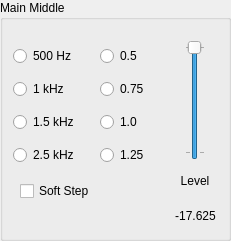
   <widget class="QGroupBox" name="groupBox_6">
    <property name="geometry">
     <rect>
      <x>680</x>
      <y>480</y>
      <width>231</width>
      <height>241</height>
     </rect>
    </property>
    <property name="title">
     <string>Main Middle</string>
    </property>
    <widget class="QWidget" name="gridLayoutWidget_7">
     <property name="geometry">
      <rect>
       <x>170</x>
       <y>40</y>
       <width>51</width>
       <height>191</height>
      </rect>
     </property>
     <layout class="QGridLayout" name="gridLayout_7">
      <item row="2" column="0" alignment="Qt::AlignHCenter|Qt::AlignVCenter">
       <widget class="QLabel" name="label_29">
        <property name="minimumSize">
         <size>
          <width>45</width>
          <height>18</height>
         </size>
        </property>
        <property name="maximumSize">
         <size>
          <width>45</width>
          <height>18</height>
         </size>
        </property>
        <property name="text">
         <string>-17.625</string>
        </property>
        <property name="alignment">
         <set>Qt::AlignCenter</set>
        </property>
       </widget>
      </item>
      <item row="0" column="0">
       <layout class="QVBoxLayout" name="verticalLayout_13">
        <item alignment="Qt::AlignHCenter">
         <widget class="QSlider" name="verticalSlider_13">
          <property name="minimumSize">
           <size>
            <width>20</width>
            <height>120</height>
           </size>
          </property>
          <property name="maximumSize">
           <size>
            <width>20</width>
            <height>120</height>
           </size>
          </property>
          <property name="minimum">
           <number>-47</number>
          </property>
          <property name="maximum">
           <number>0</number>
          </property>
          <property name="pageStep">
           <number>1</number>
          </property>
          <property name="orientation">
           <enum>Qt::Vertical</enum>
          </property>
          <property name="tickPosition">
           <enum>QSlider::TicksBothSides</enum>
          </property>
          <property name="tickInterval">
           <number>47</number>
          </property>
         </widget>
        </item>
       </layout>
      </item>
      <item row="1" column="0" alignment="Qt::AlignHCenter|Qt::AlignVCenter">
       <widget class="QLabel" name="label_27">
        <property name="minimumSize">
         <size>
          <width>32</width>
          <height>18</height>
         </size>
        </property>
        <property name="maximumSize">
         <size>
          <width>32</width>
          <height>18</height>
         </size>
        </property>
        <property name="text">
         <string>Level</string>
        </property>
        <property name="alignment">
         <set>Qt::AlignCenter</set>
        </property>
       </widget>
      </item>
     </layout>
    </widget>
    <widget class="QWidget" name="layoutWidget_2">
     <property name="geometry">
      <rect>
       <x>13</x>
       <y>40</y>
       <width>81</width>
       <height>131</height>
      </rect>
     </property>
     <layout class="QVBoxLayout" name="verticalLayout_8">
      <item>
       <widget class="QRadioButton" name="radioButton_23">
        <property name="minimumSize">
         <size>
          <width>71</width>
          <height>22</height>
         </size>
        </property>
        <property name="maximumSize">
         <size>
          <width>71</width>
          <height>22</height>
         </size>
        </property>
        <property name="text">
         <string>500 Hz</string>
        </property>
       </widget>
      </item>
      <item>
       <widget class="QRadioButton" name="radioButton_24">
        <property name="minimumSize">
         <size>
          <width>71</width>
          <height>22</height>
         </size>
        </property>
        <property name="maximumSize">
         <size>
          <width>71</width>
          <height>22</height>
         </size>
        </property>
        <property name="text">
         <string>1 kHz</string>
        </property>
       </widget>
      </item>
      <item>
       <widget class="QRadioButton" name="radioButton_25">
        <property name="minimumSize">
         <size>
          <width>71</width>
          <height>0</height>
         </size>
        </property>
        <property name="maximumSize">
         <size>
          <width>71</width>
          <height>22</height>
         </size>
        </property>
        <property name="text">
         <string>1.5 kHz</string>
        </property>
       </widget>
      </item>
      <item>
       <widget class="QRadioButton" name="radioButton_26">
        <property name="minimumSize">
         <size>
          <width>71</width>
          <height>0</height>
         </size>
        </property>
        <property name="maximumSize">
         <size>
          <width>71</width>
          <height>22</height>
         </size>
        </property>
        <property name="text">
         <string>2.5 kHz</string>
        </property>
       </widget>
      </item>
     </layout>
    </widget>
    <widget class="QCheckBox" name="checkBox_9">
     <property name="geometry">
      <rect>
       <x>20</x>
       <y>180</y>
       <width>85</width>
       <height>22</height>
      </rect>
     </property>
     <property name="minimumSize">
      <size>
       <width>85</width>
       <height>22</height>
      </size>
     </property>
     <property name="maximumSize">
      <size>
       <width>85</width>
       <height>22</height>
      </size>
     </property>
     <property name="text">
      <string>Soft Step</string>
     </property>
    </widget>
    <widget class="QWidget" name="layoutWidget_3">
     <property name="geometry">
      <rect>
       <x>100</x>
       <y>40</y>
       <width>73</width>
       <height>131</height>
      </rect>
     </property>
     <layout class="QVBoxLayout" name="verticalLayout_11">
      <item>
       <widget class="QRadioButton" name="radioButton_27">
        <property name="minimumSize">
         <size>
          <width>71</width>
          <height>22</height>
         </size>
        </property>
        <property name="maximumSize">
         <size>
          <width>71</width>
          <height>22</height>
         </size>
        </property>
        <property name="text">
         <string>0.5</string>
        </property>
       </widget>
      </item>
      <item>
       <widget class="QRadioButton" name="radioButton_28">
        <property name="minimumSize">
         <size>
          <width>71</width>
          <height>22</height>
         </size>
        </property>
        <property name="maximumSize">
         <size>
          <width>71</width>
          <height>22</height>
         </size>
        </property>
        <property name="text">
         <string>0.75</string>
        </property>
       </widget>
      </item>
      <item>
       <widget class="QRadioButton" name="radioButton_29">
        <property name="minimumSize">
         <size>
          <width>71</width>
          <height>0</height>
         </size>
        </property>
        <property name="maximumSize">
         <size>
          <width>71</width>
          <height>22</height>
         </size>
        </property>
        <property name="text">
         <string>1.0</string>
        </property>
       </widget>
      </item>
      <item>
       <widget class="QRadioButton" name="radioButton_30">
        <property name="minimumSize">
         <size>
          <width>71</width>
          <height>0</height>
         </size>
        </property>
        <property name="maximumSize">
         <size>
          <width>71</width>
          <height>22</height>
         </size>
        </property>
        <property name="text">
         <string>1.25</string>
        </property>
       </widget>
      </item>
     </layout>
    </widget>
   </widget>
